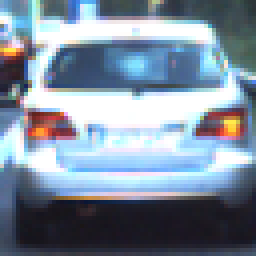
#> input picture explore/test_images/P5_lesson15/car2.png, 64 x 64 px (shown 4 times larger); its folder holds 5 pictures in this run
$ jupyter execute --allow-errors explore.ipynb   (older library calls are emulated)
#> lines starting #> are read from the running program, lines starting #| are printed output that depends on the picture
[cell 1]
import cv2
import matplotlib.pyplot as plt
from mpl_toolkits.mplot3d import Axes3D
import matplotlib.image as mpimg
import numpy as np
import glob
from skimage.feature import hog

import matplotlib.image as mpimg
import matplotlib.pyplot as plt
import numpy as np
import glob
import time
from sklearn.svm import LinearSVC
from sklearn.preprocessing import StandardScaler
# NOTE: the next import is only valid
# for scikit-learn version <= 0.17
# if you are using scikit-learn >= 0.18 then use this:
# from sklearn.model_selection import train_test_split
from sklearn.cross_validation import train_test_split

print (glob.glob("test_images/P5_lesson15/*.png"))

[cell 2]
def plot3d(pixels, colors_rgb,
        axis_labels=list("RGB"), axis_limits=[(0, 255), (0, 255), (0, 255)]):
    ## Create figure and 3D axes
    fig = plt.figure(figsize=(8, 8))
    ax = Axes3D(fig)
    ax.set_xlim(*axis_limits[0])
    ax.set_ylim(*axis_limits[1])
    ax.set_xlim(*axis_limits[2])

    ax.tick_params(axis='both', which='major', labelsize=14, pad=8)
    ax.set_xlabel(axis_labels[0], fontsize=16, labelpad=16)
    ax.set_ylabel(axis_labels[1], fontsize=16, labelpad=16)
    ax.set_zlabel(axis_labels[2], fontsize=16, labelpad=16)

    # Plot pixel values with colors given in colors_rgb
    ax.scatter(
        pixels[:, :, 0].ravel(),
        pixels[:, :, 1].ravel(),
        pixels[:, :, 2].ravel(),
        c=colors_rgb.reshape((-1, 3)), edgecolors='none')
    return ax  # return Axes3D object for further manipulation

[cell 3]
# Read in the image and draw HSV color space
image = mpimg.imread('test_images/P5_lesson15/car2.png')
#> image is the input picture: shape (64, 64, 3) float32; mean R, G, B 0.495, 0.554, 0.618
scale = max(image.shape[0], image.shape[1], 64)/64 # at most 64 rows and columns
#> scale = 1
img_small = cv2.resize(image, (np.int(image.shape[1]/scale), np.int(image.shape[0]/scale)), interpolation=cv2.INTER_NEAREST)
img_small_HSV = cv2.cvtColor(img_small, cv2.COLOR_RGB2HSV)
#> img_small_HSV: shape (64, 64, 3) float32; mean H, S, V 195, 0.3, 0.6
img_small_rgb = img_small
img_small_rgb = img_small / 255 # scaled to [0, 1], only for plotting
plot3d(img_small_HSV, img_small_rgb, axis_labels = list("HSV"))
plt.show()

[cell 4]
# Read in the image & draw HLS color space
image = mpimg.imread('test_images/P5_lesson15/car2.png')
scale = max(image.shape[0], image.shape[1], 64)/64 # at most 64 rows and columns
img_small = cv2.resize(image, (np.int(image.shape[1]/scale), np.int(image.shape[0]/scale)), interpolation=cv2.INTER_NEAREST)
img_small_HLS = cv2.cvtColor(img_small, cv2.COLOR_RGB2HLS)
#> img_small_HLS: shape (64, 64, 3) float32; mean of channels 0, 1, 2 195, 0.6, 0.4
img_small_rgb = img_small
img_small_rgb = img_small / 255 # scaled to [0, 1], only for plotting
plot3d(img_small_HLS, img_small_rgb, axis_labels = list("HLS"))
plt.show()

[cell 5]
# Read in the image & draw HLS color space
image = mpimg.imread('test_images/P5_lesson15/car2.png')
scale = max(image.shape[0], image.shape[1], 64)/64 # at most 64 rows and columns
img_small = cv2.resize(image, (np.int(image.shape[1]/scale), np.int(image.shape[0]/scale)), interpolation=cv2.INTER_NEAREST)
img_small_Luv = cv2.cvtColor(img_small, cv2.COLOR_RGB2Luv)
#> img_small_Luv: shape (64, 64, 3) float32; mean of channels 0, 1, 2 56.5, -6.9, -14.7
img_small_rgb = img_small
img_small_rgb = img_small / 255 # scaled to [0, 1], only for plotting
plot3d(img_small_Luv, img_small_rgb, axis_labels = list("Luv"))
plt.show()

[cell 6]
# Read in the image & draw HLS color space
image = mpimg.imread('test_images/P5_lesson15/car2.png')
scale = max(image.shape[0], image.shape[1], 64)/64 # at most 64 rows and columns
img_small = cv2.resize(image, (np.int(image.shape[1]/scale), np.int(image.shape[0]/scale)), interpolation=cv2.INTER_NEAREST)
img_small_YUV = cv2.cvtColor(img_small, cv2.COLOR_RGB2YUV)
#> img_small_YUV: shape (64, 64, 3) float32; mean of channels 0, 1, 2 0.544, 0.536, 0.458
img_small_rgb = img_small
img_small_rgb = img_small / 255 # scaled to [0, 1], only for plotting
plot3d(img_small_YUV, img_small_rgb, axis_labels = list("YUV"))
plt.show()

[cell 7]
# Read in the image & draw HLS color space
image = mpimg.imread('test_images/P5_lesson15/car2.png')
scale = max(image.shape[0], image.shape[1], 64)/64 # at most 64 rows and columns
img_small = cv2.resize(image, (np.int(image.shape[1]/scale), np.int(image.shape[0]/scale)), interpolation=cv2.INTER_NEAREST)
img_small_YCrCb = cv2.cvtColor(img_small, cv2.COLOR_RGB2YCrCb)
#> img_small_YCrCb: shape (64, 64, 3) float32; mean of channels 0, 1, 2 0.544, 0.466, 0.542
img_small_rgb = img_small / 255 # scaled to [0, 1], only for plotting
plot3d(img_small_YCrCb, img_small_rgb, axis_labels = list("YCrCb"))
plt.show()

[cell 8]
# Define a function to compute color histogram features
# Pass the color_space flag as 3-letter all caps string
# like 'HSV' or 'LUV' etc.
# KEEP IN MIND IF YOU DECIDE TO USE THIS FUNCTION LATER
# IN YOUR PROJECT THAT IF YOU READ THE IMAGE WITH
# cv2.imread() INSTEAD YOU START WITH BGR COLOR!
def bin_spatial(img, color_space='RGB', size=(32, 32)):
#> called with color_space = 'YCrCb', size = (32, 32)
    if (color_space == 'HLS'):
        new_color_space =  cv2.COLOR_RGB2HLS
    elif (color_space == 'HSV'):
        new_color_space = cv2.COLOR_RGB2HSV
    elif (color_space == 'Luv'):
        new_color_space = cv2.COLOR_RGB2Luv
    elif (color_space == 'YUV'):
        new_color_space = cv2.COLOR_RGB2YUV
    elif (color_space == 'YCrCb'):
        new_color_space = cv2.COLOR_RGB2YCrCb
    else:
        new_color_space = color_space
    print(new_color_space)
    # Convert image to new color space (if specified)
    # Use cv2.resize().ravel() to create the feature vector
    new_img = cv2.cvtColor(img, new_color_space)
    features_vec = cv2.resize(new_img, size).ravel()
#> features_vec = 3072 values, max 1 at index 318, min 0.0865 at index 2793, mean 0.517
    # Return the feature vector
    return features_vec

[cell 9]
image = mpimg.imread('test_images/P5_lesson15/car2.png')
# Plot features
feature_vec = bin_spatial(image, color_space='YCrCb', size=(32, 32))
#> feature_vec has the same summary as features_vec in bin_spatial
plt.plot(feature_vec)
plt.title('Spatially Binned Features')
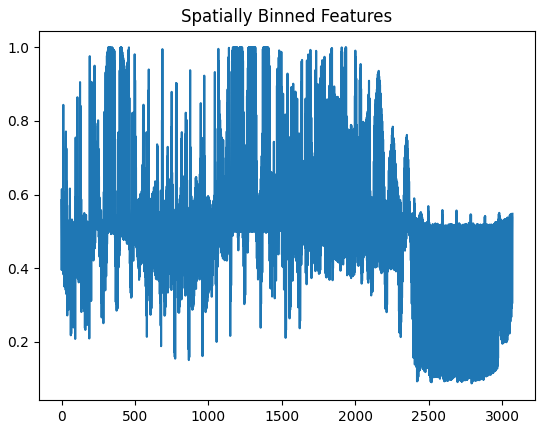
#> figure drawn by matplotlib, 1 panel; curve peaks at x = 318, y = 1

[cell 10]
from skimage.feature import hog
from skimage import data, color, exposure
# Define a function to return HOG features and visualization
def get_hog_features(img, orient = 9, pix_per_cell = 8, cell_per_block = 2, vis=True, feature_vec=True):
    if vis == True:
        # Use skimage.hog() to get both features and a visualization
        features, hog_image = hog(img, orientations=orient, pixels_per_cell=(pix_per_cell,pix_per_cell),
                    cells_per_block=(cell_per_block, cell_per_block), visualise=True, feature_vector=True)
        return features, hog_image
    else:
        # Use skimage.hog() to get features only
        features = hog(img, orientations=orient, pixels_per_cell=(pix_per_cell,pix_per_cell),
                    cells_per_block=(cell_per_block, cell_per_block), visualise=False, feature_vector=True)
        return features

[cell 11]
image = mpimg.imread('test_images/P5_lesson15/car2.png')
image = color.rgb2gray(image)
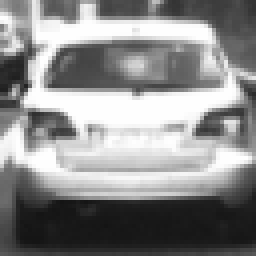
#> image: shape (64, 64) float32 (shown 4 times larger); min 0.0796, max 1, mean 0.546
features, vis_img = get_hog_features(image)
#> in get_hog_features, `features, hog_image = hog(img, orientations=orient, pixels_per_cell=(p..`: features = 1764 values, max 0.617 at index 1624, min 0 at index 68, mean 0.11
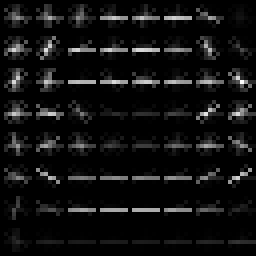
#> vis_img: shape (64, 64) float32 (shown 4 times larger); min 0, max 0.246, mean 0.0163; drawn with min black and max white
plt.imshow(vis_img, cmap=plt.cm.gray)

[cell 12]
class ImageFeatureExtractor :

    # Define a function to compute binned color features
    # [77 lines left out: functions bin_spatial, get_hog_features, color_hist, single_img_feature_extractor, not called in this run]


    # Define a function to extract features from a list of images
    # Have this function call bin_spatial() and color_hist()
    def extract_features(self, imgs, color_space='RGB', spatial_size=(32, 32),
                        hist_bins=32, orient=9,
                        pix_per_cell=8, cell_per_block=2, hog_channel=0,
                        spatial_feat=True, hist_feat=True, hog_feat=True):
        # Create a list to append feature vectors to
        features = []
        # Iterate through the list of images
        for file in imgs:
            img = mpimg.imread(file)
            features.append(self.single_img_feature_extractor(img, color_space, spatial_size,
                        hist_bins, orient, pix_per_cell, cell_per_block, hog_channel,
                        spatial_feat, hist_feat, hog_feat))

        # Return list of feature vectors
        return features

    # Define a function that takes an image,
    # start and stop positions in both x and y,
    # window size (x and y dimensions),
    # and overlap fraction (for both x and y)
    # [80 lines left out: functions slide_window, draw_boxes, search_windows, not called in this run]

[cell 13]
# Read in cars and notcars
car_images = []
car_images_files = glob.glob('test_images/P5_lesson34/vehicles/**/*.png', recursive = True)
not_car_images_files = glob.glob('test_images/P5_lesson34/non-vehicles/**/*.png', recursive = True)

color_space = 'YCrCb' # Can be RGB, HSV, LUV, HLS, YUV, YCrCb
orient = 12  # HOG orientations
pix_per_cell = 8 # HOG pixels per cell
cell_per_block = 4 # HOG cells per block
hog_channel = 0 # Can be 0, 1, 2, or "ALL"
spatial_size = (32, 32) # Spatial binning dimensions
hist_bins = 128    # Number of histogram bins
spatial_feat = False # Spatial features on or off
hist_feat = False # Histogram features on or off
hog_feat = True # HOG features on or off
y_start_stop = [400, 656] # Min and max in y to search in slide_window()


feature_extractor = ImageFeatureExtractor()
car_features = feature_extractor.extract_features(car_images_files, color_space, spatial_size,
                        hist_bins, orient,
                        pix_per_cell, cell_per_block, hog_channel,
                        spatial_feat, hist_feat, hog_feat)
not_car_features = feature_extractor.extract_features(not_car_images_files, color_space, spatial_size,
                        hist_bins, orient,
                        pix_per_cell, cell_per_block, hog_channel,
                        spatial_feat, hist_feat, hog_feat)
